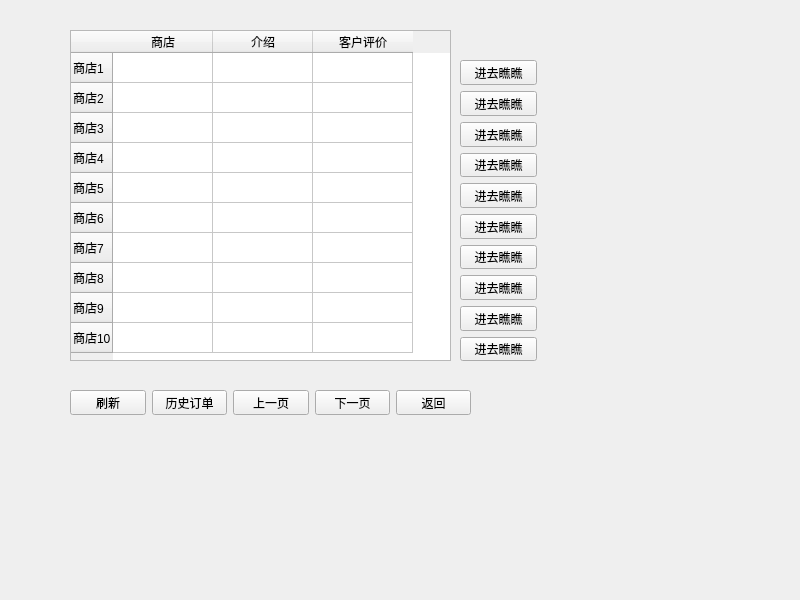
<?xml version="1.0" encoding="UTF-8"?>
<ui version="4.0">
 <class>StoreBrowsing</class>
 <widget class="QWidget" name="StoreBrowsing">
  <property name="geometry">
   <rect>
    <x>0</x>
    <y>0</y>
    <width>800</width>
    <height>600</height>
   </rect>
  </property>
  <property name="windowTitle">
   <string>Form</string>
  </property>
  <widget class="QWidget" name="layoutWidget">
   <property name="geometry">
    <rect>
     <x>70</x>
     <y>390</y>
     <width>401</width>
     <height>25</height>
    </rect>
   </property>
   <layout class="QHBoxLayout" name="horizontalLayout">
    <item>
     <widget class="QPushButton" name="UpdateButton">
      <property name="text">
       <string>刷新</string>
      </property>
     </widget>
    </item>
    <item>
     <widget class="QPushButton" name="ReadHistoryButton">
      <property name="text">
       <string>历史订单</string>
      </property>
     </widget>
    </item>
    <item>
     <widget class="QPushButton" name="PreviousButton">
      <property name="text">
       <string>上一页</string>
      </property>
     </widget>
    </item>
    <item>
     <widget class="QPushButton" name="NextButton">
      <property name="text">
       <string>下一页</string>
      </property>
     </widget>
    </item>
    <item>
     <widget class="QPushButton" name="ReturnButton">
      <property name="text">
       <string>返回</string>
      </property>
     </widget>
    </item>
   </layout>
  </widget>
  <widget class="QTableWidget" name="ShopDetail">
   <property name="geometry">
    <rect>
     <x>70</x>
     <y>30</y>
     <width>381</width>
     <height>331</height>
    </rect>
   </property>
   <row>
    <property name="text">
     <string>商店1</string>
    </property>
   </row>
   <row>
    <property name="text">
     <string>商店2</string>
    </property>
   </row>
   <row>
    <property name="text">
     <string>商店3</string>
    </property>
   </row>
   <row>
    <property name="text">
     <string>商店4</string>
    </property>
   </row>
   <row>
    <property name="text">
     <string>商店5</string>
    </property>
   </row>
   <row>
    <property name="text">
     <string>商店6</string>
    </property>
   </row>
   <row>
    <property name="text">
     <string>商店7</string>
    </property>
   </row>
   <row>
    <property name="text">
     <string>商店8</string>
    </property>
   </row>
   <row>
    <property name="text">
     <string>商店9</string>
    </property>
   </row>
   <row>
    <property name="text">
     <string>商店10</string>
    </property>
   </row>
   <column>
    <property name="text">
     <string>商店</string>
    </property>
   </column>
   <column>
    <property name="text">
     <string>介绍</string>
    </property>
   </column>
   <column>
    <property name="text">
     <string>客户评价</string>
    </property>
   </column>
  </widget>
  <widget class="QWidget" name="layoutWidget">
   <property name="geometry">
    <rect>
     <x>460</x>
     <y>60</y>
     <width>77</width>
     <height>301</height>
    </rect>
   </property>
   <layout class="QVBoxLayout" name="verticalLayout">
    <item>
     <widget class="QPushButton" name="EnterStore_1">
      <property name="text">
       <string>进去瞧瞧</string>
      </property>
     </widget>
    </item>
    <item>
     <widget class="QPushButton" name="EnterStore_2">
      <property name="text">
       <string>进去瞧瞧</string>
      </property>
     </widget>
    </item>
    <item>
     <widget class="QPushButton" name="EnterStore_3">
      <property name="text">
       <string>进去瞧瞧</string>
      </property>
     </widget>
    </item>
    <item>
     <widget class="QPushButton" name="EnterStore_4">
      <property name="text">
       <string>进去瞧瞧</string>
      </property>
     </widget>
    </item>
    <item>
     <widget class="QPushButton" name="EnterStore_5">
      <property name="text">
       <string>进去瞧瞧</string>
      </property>
     </widget>
    </item>
    <item>
     <widget class="QPushButton" name="EnterStore_6">
      <property name="text">
       <string>进去瞧瞧</string>
      </property>
     </widget>
    </item>
    <item>
     <widget class="QPushButton" name="EnterStore_7">
      <property name="text">
       <string>进去瞧瞧</string>
      </property>
     </widget>
    </item>
    <item>
     <widget class="QPushButton" name="EnterStore_8">
      <property name="text">
       <string>进去瞧瞧</string>
      </property>
     </widget>
    </item>
    <item>
     <widget class="QPushButton" name="EnterStore_9">
      <property name="text">
       <string>进去瞧瞧</string>
      </property>
     </widget>
    </item>
    <item>
     <widget class="QPushButton" name="EnterStore_10">
      <property name="text">
       <string>进去瞧瞧</string>
      </property>
     </widget>
    </item>
   </layout>
  </widget>
 </widget>
 <resources/>
 <connections/>
</ui>
